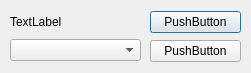
<?xml version="1.0" encoding="UTF-8"?>
<ui version="4.0">
 <class>converter_ui</class>
 <widget class="QDialog" name="converter_ui">
  <property name="geometry">
   <rect>
    <x>0</x>
    <y>0</y>
    <width>251</width>
    <height>73</height>
   </rect>
  </property>
  <property name="windowTitle">
   <string>Dialog</string>
  </property>
  <widget class="QWidget" name="">
   <property name="geometry">
    <rect>
     <x>10</x>
     <y>10</y>
     <width>131</width>
     <height>51</height>
    </rect>
   </property>
   <layout class="QVBoxLayout" name="verticalLayout">
    <item>
     <widget class="QLabel" name="label">
      <property name="text">
       <string>TextLabel</string>
      </property>
     </widget>
    </item>
    <item>
     <widget class="QComboBox" name="comboBox"/>
    </item>
   </layout>
  </widget>
  <widget class="QWidget" name="">
   <property name="geometry">
    <rect>
     <x>150</x>
     <y>10</y>
     <width>91</width>
     <height>54</height>
    </rect>
   </property>
   <layout class="QVBoxLayout" name="verticalLayout_2">
    <item>
     <widget class="QPushButton" name="pushButton">
      <property name="text">
       <string>PushButton</string>
      </property>
     </widget>
    </item>
    <item>
     <widget class="QPushButton" name="pushButton_2">
      <property name="text">
       <string>PushButton</string>
      </property>
     </widget>
    </item>
   </layout>
  </widget>
 </widget>
 <resources/>
 <connections/>
</ui>
